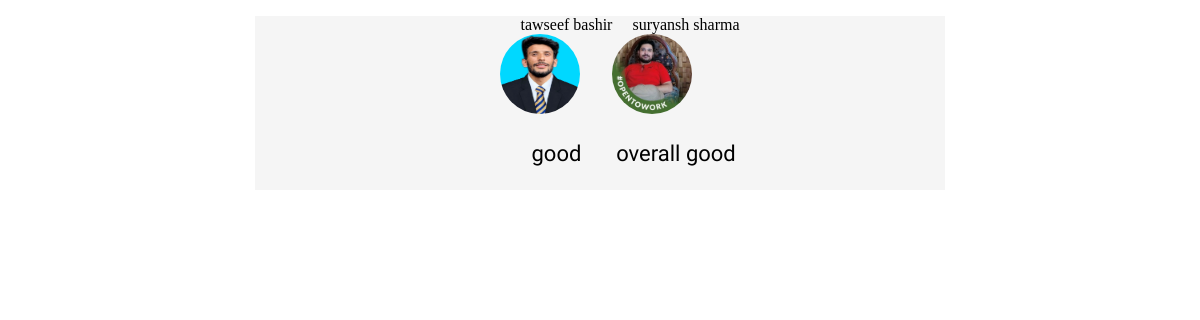
Screenshot of /reviews.php with the database file from the repository.
### tables this page shows
CREATE TABLE `reviews` (
  `id` bigint(20) NOT NULL,
  `review` varchar(500) DEFAULT NULL,
  `rating` varchar(20) DEFAULT NULL,
  `user_id` bigint(20) DEFAULT NULL
);

CREATE TABLE `users` (
  `id` bigint(20) NOT NULL,
  `name` varchar(50) DEFAULT NULL,
  `email` varchar(50) DEFAULT NULL,
  `mobile` varchar(50) DEFAULT NULL,
  `industry` bigint(20) DEFAULT NULL,
  `experience` varchar(100) NOT NULL,
  `address` varchar(200) DEFAULT NULL,
  `about` varchar(500) DEFAULT NULL,
  `password` varchar(50) DEFAULT NULL,
  `doj` timestamp NOT NULL DEFAULT current_timestamp(),
  `status` tinyint(4) NOT NULL DEFAULT 0,
  `resume` varchar(500) NOT NULL,
  `profile` varchar(500) NOT NULL,
  `notification` varchar(50) DEFAULT NULL
);

### reviews.php (the view, shortened to what this page needs)
<!DOCTYPE html>
<html lang="en">
<head>
</head>
<body>
  <div id="outer_wrapper">
    <ul id="slider">
      <?php
      $reviews = mysqli_query($con, "select * from reviews join users on reviews.user_id= users.id limit 6 ");
      while ($rev = mysqli_fetch_assoc($reviews)) {
      ?>
        <li>
          <div class="slider_inner text-center">
            <span style="margin-left:20px;"><?php echo $rev['name']; ?> </span><br>
            <?php
            echo "<img src='$rev[profile]' style='width:80px; height:80px;border-radius:50%;'>";
            ?>
            <?php $i = 0;
            echo "<br>";
            ?>
            <p class="text-center"><?php echo $rev['review']; ?> </p>
          </div>
        </li>
      <?php } ?>
    </ul>
  </div>
  <link rel="stylesheet" type="text/css" href="https://cdnjs.cloudflare.com/ajax/libs/slick-carousel/1.8.1/slick.min.css" />
  <link rel="stylesheet" type="text/css" href="https://cdnjs.cloudflare.com/ajax/libs/slick-carousel/1.8.1/slick-theme.min.css" />
</body>
</html>

### reviews.php (style rules this page uses)
#outer_wrapper { width: 690px; background-color: whitesmoke; margin: 0 auto; }
#slider { list-style-type: none; display: flex; justify-content: center; align-items: center; }
.slider_inner p { font-family: 'Source Sans Pro', sans-serif; font-size: 22px; line-height: 32px; color: #000000; padding: 20px 0; }
.slider_inner h4, .slider_inner h6, .slider_inner p { text-align: center; margin: 0; }

### rows the page displays
reviews: user.name "tawseef bashir", user.profile (picture), review "good"
reviews: user.name "suryansh sharma", user.profile (picture), review "overall good"
